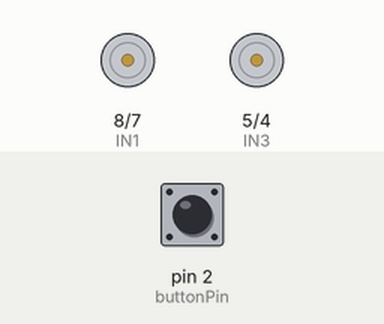
Bench run of a sketch on a simulated Arduino Uno, built with avr-gcc and run on an emulated ATmega328P. Shown: motor-driver pin pairs drawn as motors (green arrow = first pin HIGH = forward, orange = second pin HIGH = backward, longer = more drive, scaled by the enable pin). The inputs (shaded band) are chosen by the test bench; at power-on: pin 2 (buttonPin) HIGH.

Above: at 1.2 s.
1.3 s: pin 2 (buttonPin) pulled LOW for 0.15 s
At 1.37 s:
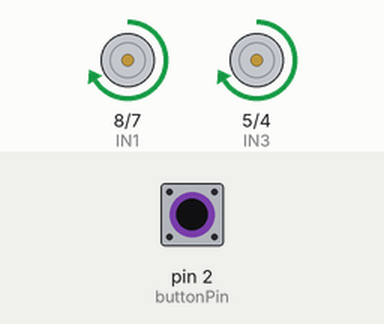
2.9 s: pin 2 (buttonPin) pulled LOW for 3.2 s
At 7.1 s:
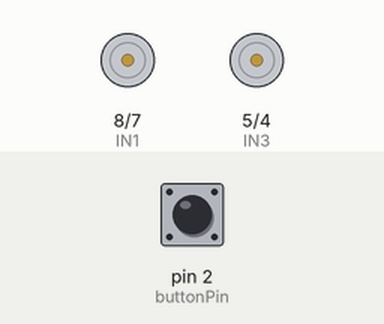
Timing chart, 0 to 8.6 s (numbered marks = the images above; inputs shaded):
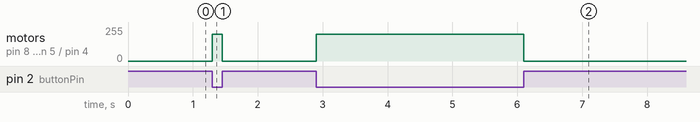

The sketch:

Motor_controller.ino
```cpp
// Motor control pins
int IN1 = 8;
int IN2 = 7;
int ENA = 9;

int IN3 = 5;
int IN4 = 4;
int ENB = 6;

// Switch pin
int buttonPin = 2;

void setup() {
  // Motor pins as outputs
  pinMode(IN1, OUTPUT);
  pinMode(IN2, OUTPUT);
  pinMode(ENA, OUTPUT);

  pinMode(IN3, OUTPUT);
  pinMode(IN4, OUTPUT);
  pinMode(ENB, OUTPUT);

  // Button pin as input with internal pull-up
  pinMode(buttonPin, INPUT_PULLUP);
}

void loop() {
  // Read the switch
  bool buttonPressed = digitalRead(buttonPin) == LOW;

  if (buttonPressed) {
    // Move both motors forward
    digitalWrite(IN1, HIGH);
    digitalWrite(IN2, LOW);
    analogWrite(ENA, 200);  // Speed: 0–255

    digitalWrite(IN3, HIGH);
    digitalWrite(IN4, LOW);
    analogWrite(ENB, 200);
  } else {
    // Stop motors
    stopMotors();
  }
}

void stopMotors() {
  digitalWrite(IN1, LOW);
  digitalWrite(IN2, LOW);
  analogWrite(ENA, 0);

  digitalWrite(IN3, LOW);
  digitalWrite(IN4, LOW);
  analogWrite(ENB, 0);
}
```

Measured:
- after the input at 1.3 s, motor on pin 8 (IN1) / pin 7 (IN2), motor on pin 5 (IN3) / pin 4 (IN4): stopped → forward 200/255 at once, → stopped 0.15 s later
- after the input at 2.9 s, motor on pin 8 (IN1) / pin 7 (IN2), motor on pin 5 (IN3) / pin 4 (IN4): stopped → forward 200/255 at once, → stopped 3.2 s later
